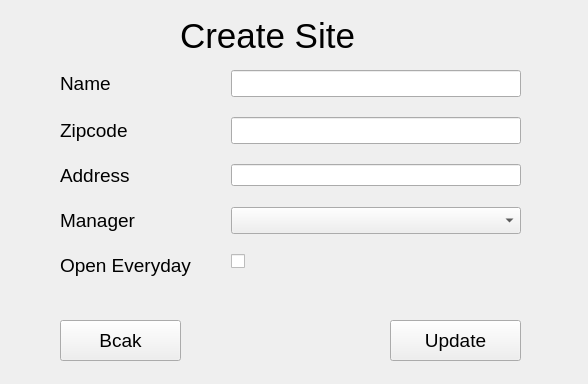
<?xml version="1.0" encoding="UTF-8"?>
<ui version="4.0">
 <class>administrator_create_site</class>
 <widget class="QMainWindow" name="administrator_create_site">
  <property name="geometry">
   <rect>
    <x>0</x>
    <y>0</y>
    <width>588</width>
    <height>384</height>
   </rect>
  </property>
  <property name="windowTitle">
   <string>Administrator Create Site</string>
  </property>
  <widget class="QWidget" name="centralwidget">
   <widget class="QLabel" name="label">
    <property name="geometry">
     <rect>
      <x>180</x>
      <y>10</y>
      <width>211</width>
      <height>51</height>
     </rect>
    </property>
    <property name="font">
     <font>
      <pointsize>26</pointsize>
     </font>
    </property>
    <property name="text">
     <string>Create Site</string>
    </property>
   </widget>
   <widget class="QWidget" name="formLayoutWidget">
    <property name="geometry">
     <rect>
      <x>60</x>
      <y>70</y>
      <width>461</width>
      <height>221</height>
     </rect>
    </property>
    <layout class="QFormLayout" name="formLayout">
     <property name="horizontalSpacing">
      <number>40</number>
     </property>
     <property name="verticalSpacing">
      <number>20</number>
     </property>
     <item row="0" column="0">
      <widget class="QLabel" name="nameLabel">
       <property name="font">
        <font>
         <pointsize>14</pointsize>
        </font>
       </property>
       <property name="text">
        <string>Name</string>
       </property>
      </widget>
     </item>
     <item row="0" column="1">
      <widget class="QLineEdit" name="nameLineEdit">
       <property name="font">
        <font>
         <pointsize>12</pointsize>
        </font>
       </property>
      </widget>
     </item>
     <item row="1" column="0">
      <widget class="QLabel" name="zipcodeLabel">
       <property name="font">
        <font>
         <pointsize>14</pointsize>
        </font>
       </property>
       <property name="text">
        <string>Zipcode</string>
       </property>
      </widget>
     </item>
     <item row="1" column="1">
      <widget class="QLineEdit" name="zipcodeLineEdit">
       <property name="font">
        <font>
         <pointsize>12</pointsize>
        </font>
       </property>
      </widget>
     </item>
     <item row="2" column="0">
      <widget class="QLabel" name="addressLabel">
       <property name="font">
        <font>
         <pointsize>14</pointsize>
        </font>
       </property>
       <property name="text">
        <string>Address</string>
       </property>
      </widget>
     </item>
     <item row="2" column="1">
      <widget class="QLineEdit" name="addressLineEdit"/>
     </item>
     <item row="3" column="0">
      <widget class="QLabel" name="managerLabel">
       <property name="font">
        <font>
         <pointsize>14</pointsize>
        </font>
       </property>
       <property name="text">
        <string>Manager</string>
       </property>
      </widget>
     </item>
     <item row="3" column="1">
      <widget class="QComboBox" name="managerComboBox">
       <property name="font">
        <font>
         <pointsize>12</pointsize>
        </font>
       </property>
      </widget>
     </item>
     <item row="4" column="0">
      <widget class="QLabel" name="openEverydayLabel">
       <property name="font">
        <font>
         <pointsize>14</pointsize>
        </font>
       </property>
       <property name="text">
        <string>Open Everyday</string>
       </property>
      </widget>
     </item>
     <item row="4" column="1">
      <widget class="QCheckBox" name="openEverydayCheckBox">
       <property name="font">
        <font>
         <pointsize>12</pointsize>
        </font>
       </property>
      </widget>
     </item>
    </layout>
   </widget>
   <widget class="QPushButton" name="back_btn">
    <property name="geometry">
     <rect>
      <x>60</x>
      <y>320</y>
      <width>121</width>
      <height>41</height>
     </rect>
    </property>
    <property name="font">
     <font>
      <pointsize>14</pointsize>
     </font>
    </property>
    <property name="text">
     <string>Bcak</string>
    </property>
   </widget>
   <widget class="QPushButton" name="update_btn">
    <property name="geometry">
     <rect>
      <x>390</x>
      <y>320</y>
      <width>131</width>
      <height>41</height>
     </rect>
    </property>
    <property name="font">
     <font>
      <pointsize>14</pointsize>
     </font>
    </property>
    <property name="text">
     <string>Update</string>
    </property>
   </widget>
  </widget>
 </widget>
 <resources/>
 <connections/>
</ui>
